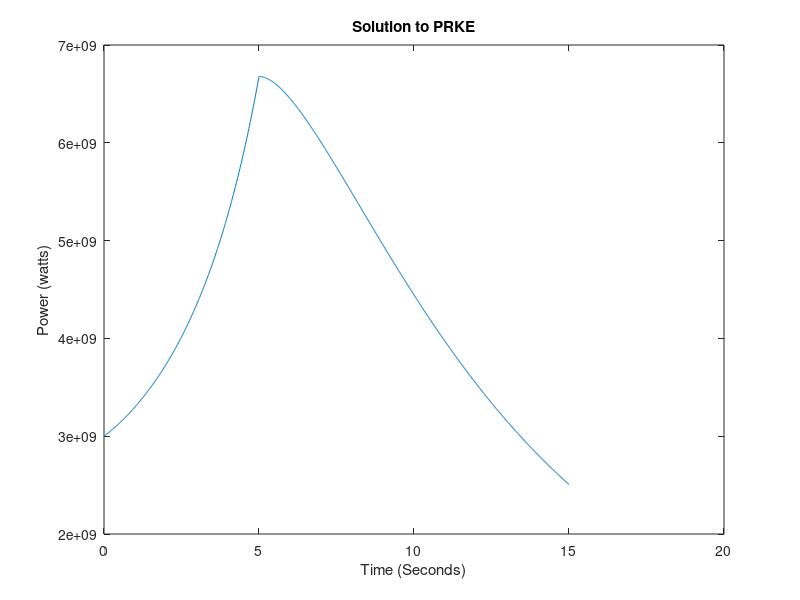

The MATLAB source for this figure:
% OSTR Hybrid Simulation Model, PRKE Solver Module
% Developed by Aidan Marsters
% Solves for power and precursor concentrations over time for a given
% reactivity insertion. Uses integrating factor approach to solve PRKE.

increment = 15 / 0.01; % Define the increment based on the time step
time_values = linspace(0, 15, increment); % Create an array of evenly spaced time values
% Parameters
generationTime = 1 * (10^-7); % Mean neutron generation time
decay_constants = [0.0128, 0.0301, 0.124, 0.325, 1.12, 2.69]; % Decay constants for each precursor group
beta_i = [0.000073, 0.000626, 0.000443, 0.000685, 0.000181, 0.000092]; % Beta values for precursor groups
beta = sum(beta_i); % Effective beta
concentration_values = zeros(1, 6); % Array for concentration values
power_values = zeros(1, length(time_values)); % Array for power values
initial_power = 3000 * 10^6; % Initial power in watts
reactivity = zeros(1, increment); % Array for reactivity values

% Initialize initial precursor concentrations
for j = 1:6
   concentration_values(j) = (beta_i(j) / (decay_constants(j) * generationTime)) * initial_power;
end
    
C_old = concentration_values;
time_step = 0.01;
    
% Main loop to calculate new concentration/power values
for k = 1:length(time_values)
    if time_values(k) < 5
       reactivity(k) = 0.08 * time_values(k) * beta;
    else
       reactivity(k) = (0.4 - 0.08 * (time_values(k) - 5)) * beta;
    end
        
    alpha = (reactivity(k) - beta) / generationTime;
        
    concentration_sum = 0;
    for x = 1:6
       concentration_sum = concentration_sum + decay_constants(x) * C_old(x);
    end
        
    power_values(k) = initial_power * exp(alpha * time_step) + ((1 / alpha) * (exp(alpha * time_step) - 1) * (concentration_sum));
        
    for z = 1:6
            concentration_values(z) = (C_old(z) * exp(-decay_constants(z) * time_step)) + ((beta_i(z) / generationTime) * 0.5 * (power_values(k) + initial_power) * (1 - exp(-decay_constants(z) * time_step)) * (1 / decay_constants(z)));
    end
        
    C_old = concentration_values;
    initial_power = power_values(k);
end

figure;
plot(time_values, power_values);
title('Solution to PRKE');
xlabel('Time (Seconds)');
ylabel('Power (watts)');
